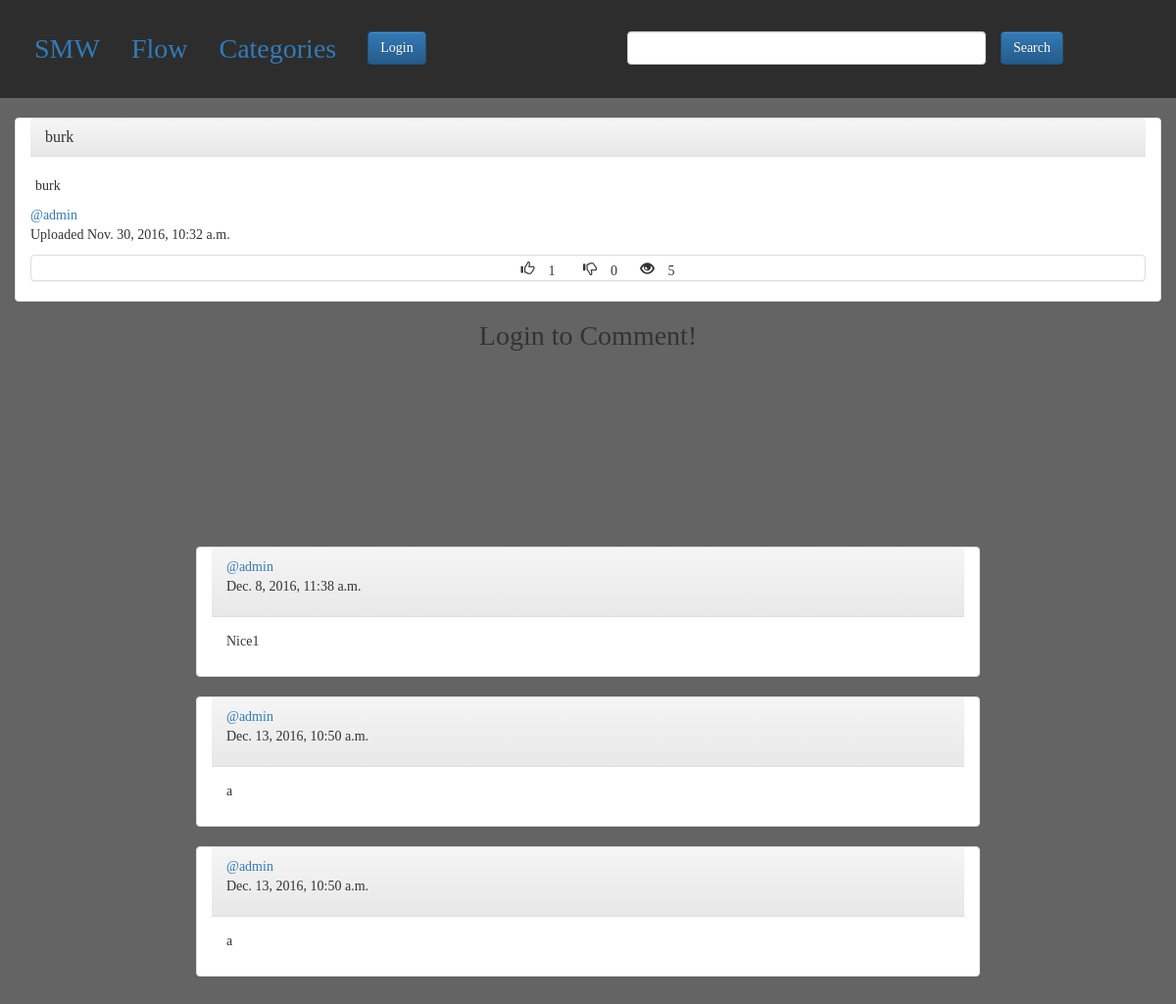
The app's page /post/1/ with its own data.
### smw/models.py (models this page shows, shortened)
class Post(models.Model):
    User = models.ForeignKey(authUser, on_delete=models.CASCADE)
    Category = models.ForeignKey(Category, on_delete=models.CASCADE)
    Title = models.CharField(max_length=200)
    Idea = models.TextField(unique=True)
    Tags = models.CharField(max_length=200, blank=True, null=True)
    Views = models.IntegerField(default=0)
    Wants = models.ManyToManyField(authUser, related_name="Wants")
    Shlts = models.ManyToManyField(authUser, related_name="Shlts")
    Post_Date = models.DateTimeField(default=datetime.now)
    def Want_count(self):
        return self.Wants.all().count()
    def Shlt_count(self):
        return self.Shlts.all().count()

class Comment(models.Model):
    Post = models.ForeignKey(Post, on_delete=models.CASCADE)
    User = models.ForeignKey(authUser, on_delete=models.CASCADE)
    Text = models.TextField()
    Post_Date = models.DateTimeField(default=datetime.now)
    class Meta:
        unique_together = ("User", "Text", "Post")

### smw/views.py (the view)
# urls.py: url(r'^post/(?P<pk>[0-9]+)/$', views.PostDetail.as_view(), name='post'),
class PostDetail(DetailView):
    model = Post

### smw/templates/smw/post_detail.html (shortened to what this page needs)
{% extends 'smw/base.html' %}
{% block body %}
<div class="container panel panel-default postbox">
    <div class="panel-heading">
        <h2 class="panel-title">{{object.Title}}</h2>
    </div>
    <p class="text-justify postBod">{{object.Idea}}</p>
    <a href="{% url 'attest:detail' post.User.pk %}">@{{post.User.username}}</a>
    <p>Uploaded {{object.Post_Date}}</p>
    <div class="panel panel-default text-center">
        <p class="glyphicon glyphicon-thumbs-up"> {{object.Want_count}}</p>
        <p class="glyphicon glyphicon-thumbs-down"> {{object.Shlt_count}}</p>
        <p class="glyphicon glyphicon-eye-open"> {{object.Views}}</p>
    </div>
    </div>
{% if request.user.is_authenticated%}
<div class="container col-lg-8 col-lg-offset-2">
    <form class="col-lg-1" action="{% url 'smw:want' post.pk %}" method="post">
        {% csrf_token %}
        <button type="submit" name="button" class="btn btn-success btn-likeNdislike glyphicon glyphicon-thumbs-up"></button>
    </form>
    <form class="col-lg-2 pull-right dislike" action="{% url 'smw:shlt' post.pk %}" method="post">
        {% csrf_token %}
        <button type="submit" name="button" class="btn btn-danger btn-likeNdislike glyphicon glyphicon-thumbs-down"></button>
    </form>
</div>
<div class="container col-lg-6 col-lg-offset-4">
    <h4>Comment!</h4>
    <form class="commentForm" role="comment" action="{% url 'smw:comment' post.pk %}" method="post">
        {% csrf_token %}
        <textarea placeholder="Your comment here" type="text" name="comment" class="form-control" rows="2"></textarea>
        <button type="submit" name="button" class="btn btn-primary">Post Comment!</button>
    </form>
    {% else %}
    <div>
        <h5>Login to Comment!</h5>
    </div>
    {% endif%}
<div class="top-buffer">
    {% for comment in object.comment_set.all %}
    <div class="container panel panel-default col-lg-8 col-lg-offset-2">
        <div class="panel-heading">
            <a href="{% url 'attest:detail' comment.User.pk %}">@{{comment.User.username}}</a>
            <p>{{comment.Post_Date}}</p>
        </div>
        <div class="panel-body">
            <p>{{comment.Text}}</p>
        </div>
    </div>
    {% endfor %}
</div>
{% endblock%}

### smw/static/smw/style.css (style rules this page uses)
html { position: relative; min-height: 100%; }
* { padding: 0px; margin: 0px; box-sizing: border-box; font-family: "Lucida Console", serif; }
body { background-color: rgb(100, 100, 100); padding-bottom: 100px; }
.glyphicon { margin: 0px 0px 0px 15px; }
.panel-body { overflow: hidden; word-break: keep-all; max-height: 280px; height: 55%; }
.postBod { margin-top: 20px; margin-left: 5px; }
.glyphicon-thumbs-up { padding: 5px; border-radius: 15px; }
.glyphicon-thumbs-down { padding: 5px; border-radius: 15px; }
.postbox { margin-top: 20px; }
.top-buffer { margin-top: 200px; }
div h5 { font-size: 2em; text-align: center; }

### records on screen
Post: Title "burk", Idea "burk", User.username "admin", Post_Date "Nov. 30, 2016, 10:32 a.m.", Want_count "1", Shlt_count "0", Views "5"
Comment: User.username "admin", Post_Date "Dec. 8, 2016, 11:38 a.m.", Text "Nice1"
Comment: User.username "admin", Post_Date "Dec. 13, 2016, 10:50 a.m.", Text "a"
Comment: User.username "admin", Post_Date "Dec. 13, 2016, 10:50 a.m.", Text "a"
